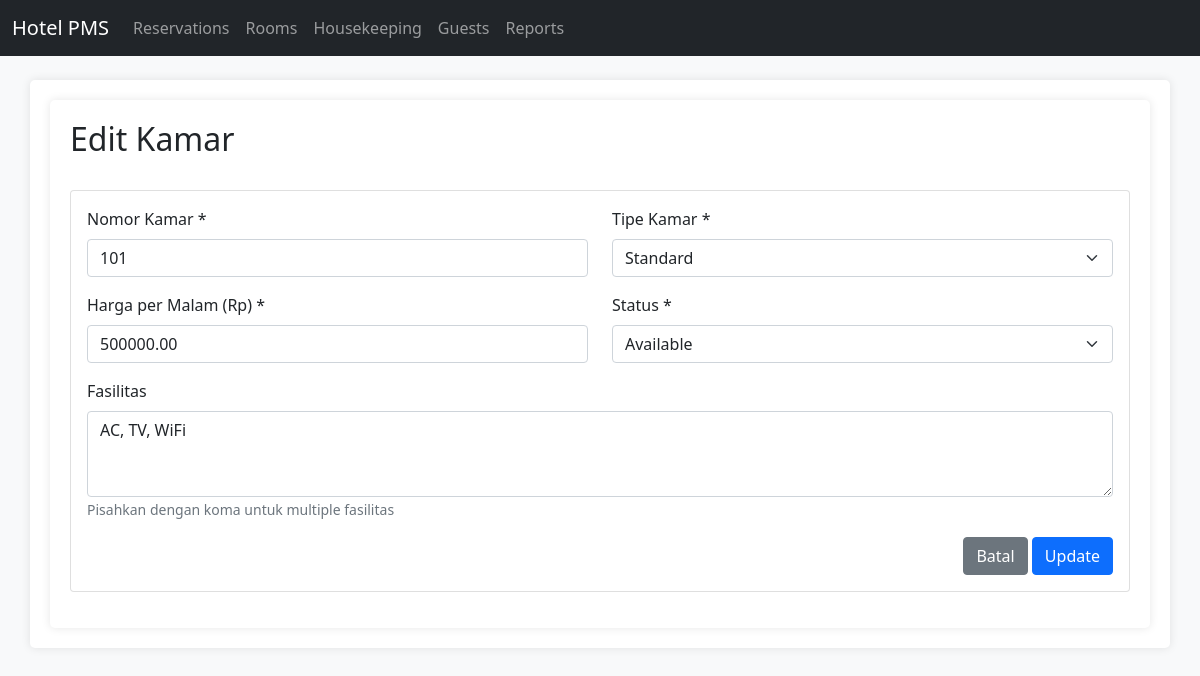
Page /room/edit/1 on the committed database.
### tables this page shows
CREATE TABLE `rooms` (
  `id` int(11) NOT NULL AUTO_INCREMENT,
  `number` varchar(10) NOT NULL,
  `type` varchar(50) NOT NULL,
  `price` decimal(10,2) NOT NULL,
  `status` enum('available','occupied','dirty') NOT NULL DEFAULT 'available',
  `facilities` text,
  `created_at` timestamp NOT NULL DEFAULT CURRENT_TIMESTAMP,
  `updated_at` timestamp NOT NULL DEFAULT CURRENT_TIMESTAMP ON UPDATE CURRENT_TIMESTAMP,
  PRIMARY KEY (`id`),
  UNIQUE KEY `number` (`number`)
);

### application/controllers/Room.php (called while the page is built, shortened)
<?php
class Room extends CI_Controller {
    public function __construct() {
        $this->load->model('RoomModel');
        $this->load->library('form_validation');
        $this->load->helper('form');
    }
    public function edit($id) {
        $data['room'] = $this->RoomModel->getById($id);
        $this->load->view('templates/header');
        $this->load->view('room/edit', $data);
        $this->load->view('templates/footer');
    }
}

### index.php (called while the page is built, shortened)
<?php
require_once BASEPATH.'core/CodeIgniter.php';

### application/models/RoomModel.php (called while the page is built, shortened)
<?php
class RoomModel extends CI_Model {
    protected $table = 'rooms';
    public function getById($id) {
        return $this->db->get_where($this->table, ['id' => $id])->row();
    }
}

### application/views/room/edit.php (the view, shortened to what this page needs)
<div class="container">
    <div class="row mb-4">
        <div class="col-md-12">
            <h2>Edit Kamar</h2>
        </div>
    </div>
    <div class="card">
        <div class="card-body">
            <form action="<?php echo base_url('room/update/'.$room->id); ?>" method="POST" id="roomForm">
                <div class="row">
                    <div class="col-md-6">
                        <div class="mb-3">
                            <label for="number" class="form-label">Nomor Kamar *</label>
                            <input type="text" class="form-control" id="number" name="number"
                                   value="<?php echo set_value('number', $room->number); ?>" required>
                        </div>
                    </div>
                    <div class="col-md-6">
                        <div class="mb-3">
                            <label for="type" class="form-label">Tipe Kamar *</label>
                            <select class="form-select" id="type" name="type" required>
                                <option value="Standard" <?php echo set_select('type', 'Standard', ($room->type == 'Standard')); ?>>Standard</option>
                            </select>
                        </div>
                    </div>
                </div>
                <div class="row">
                    <div class="col-md-6">
                        <div class="mb-3">
                            <label for="price" class="form-label">Harga per Malam (Rp) *</label>
                            <input type="number" class="form-control" id="price" name="price"
                                   value="<?php echo set_value('price', $room->price); ?>" required>
                        </div>
                    </div>
                    <div class="col-md-6">
                        <div class="mb-3">
                            <label for="status" class="form-label">Status *</label>
                            <select class="form-select" id="status" name="status" required>
                                <option value="available" <?php echo set_select('status', 'available', ($room->status == 'available')); ?>>Available</option>
                            </select>
                        </div>
                    </div>
                </div>
                <div class="mb-3">
                    <label for="facilities" class="form-label">Fasilitas</label>
                    <textarea class="form-control" id="facilities" name="facilities"
                              rows="3"><?php echo set_value('facilities', $room->facilities); ?></textarea>
                    <small class="text-muted">Pisahkan dengan koma untuk multiple fasilitas</small>
                </div>
                <div class="text-end">
                    <a href="<?php echo base_url('room'); ?>" class="btn btn-secondary">Batal</a>
                    <button type="submit" class="btn btn-primary">Update</button>
                </div>
            </form>
        </div>
    </div>
</div>

### assets/css/style.css (style rules this page uses)
body { background-color: #f8f9fa; }
.container { background-color: #fff; padding: 20px; border-radius: 5px; box-shadow: 0 0 10px rgba(0,0,0,0.1); }
.card { margin-bottom: 1rem; }

### rows in the picture
rooms: number "101", price "500000.00", facilities "AC, TV, WiFi"
